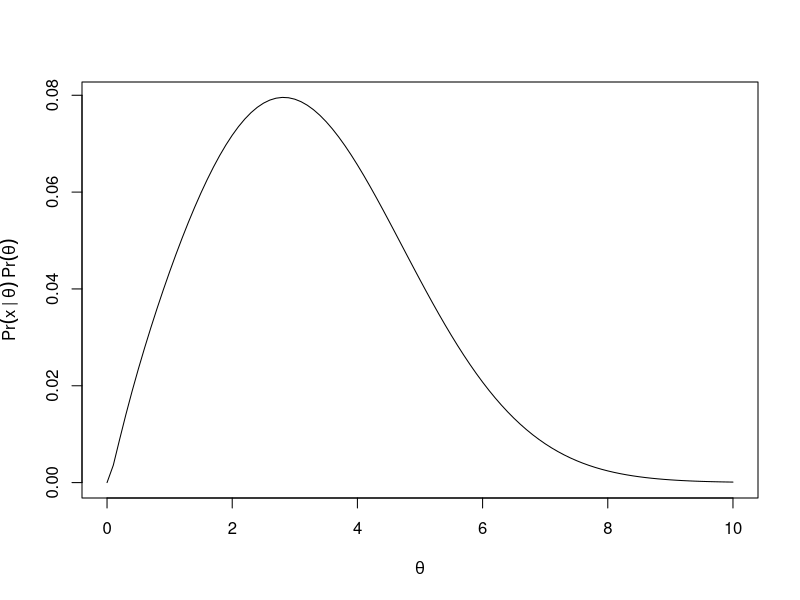
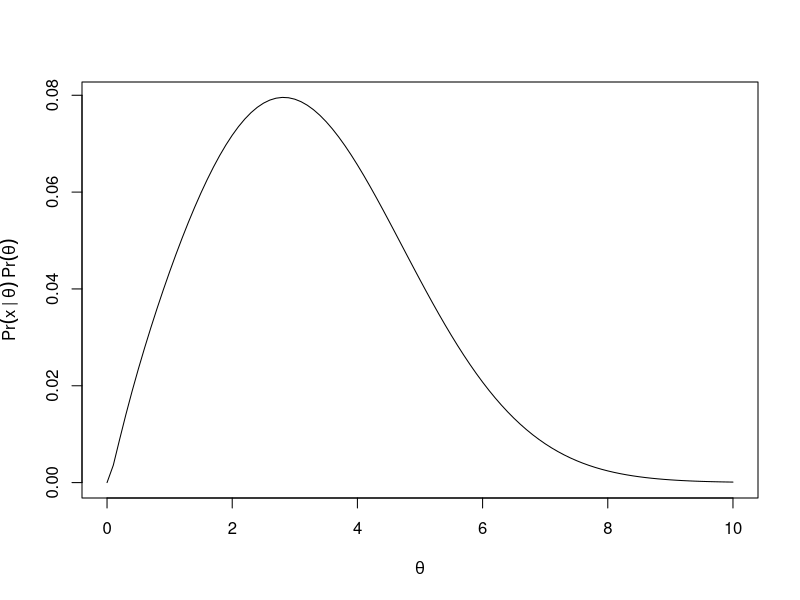
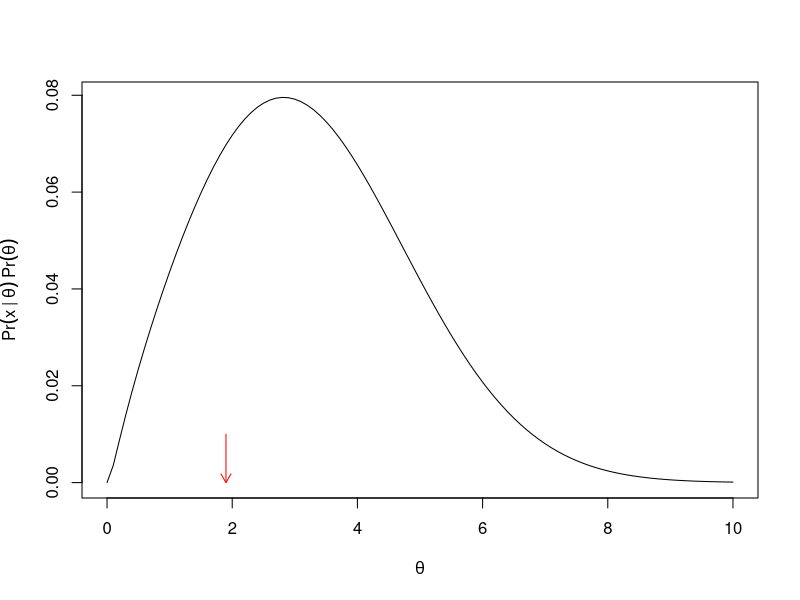
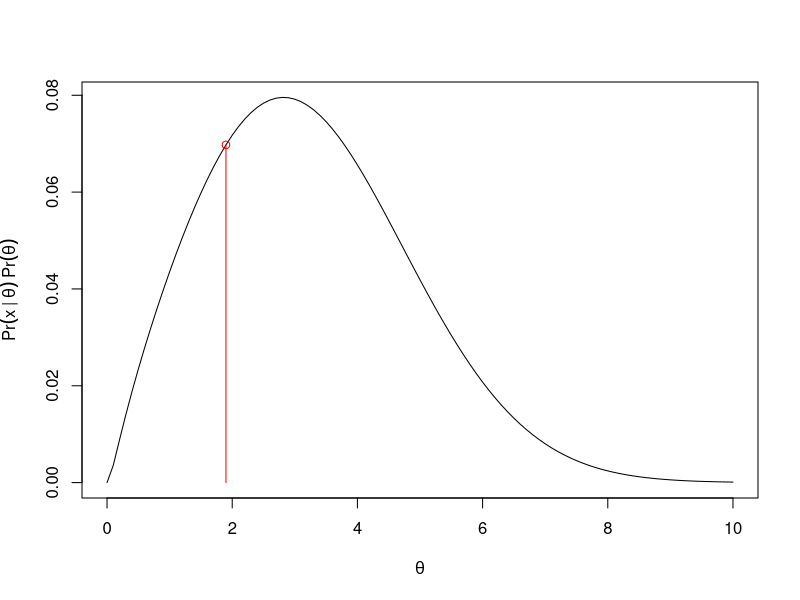
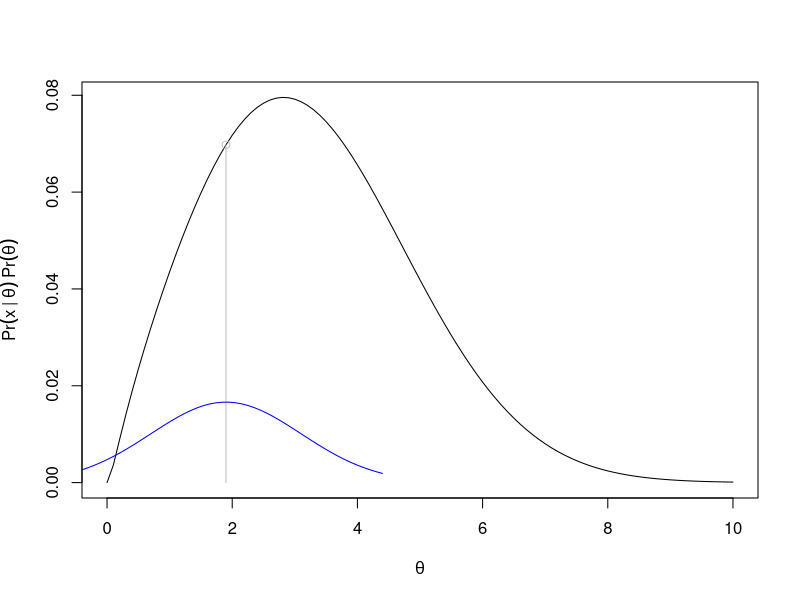
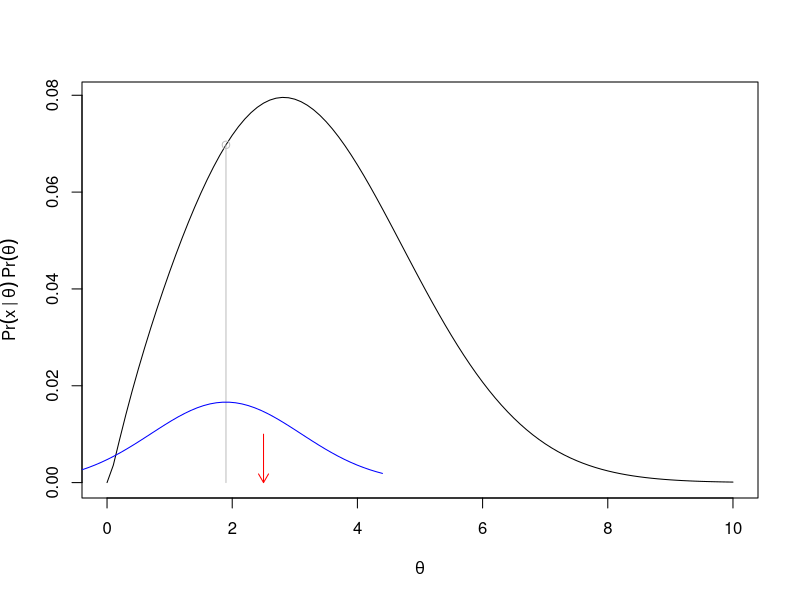
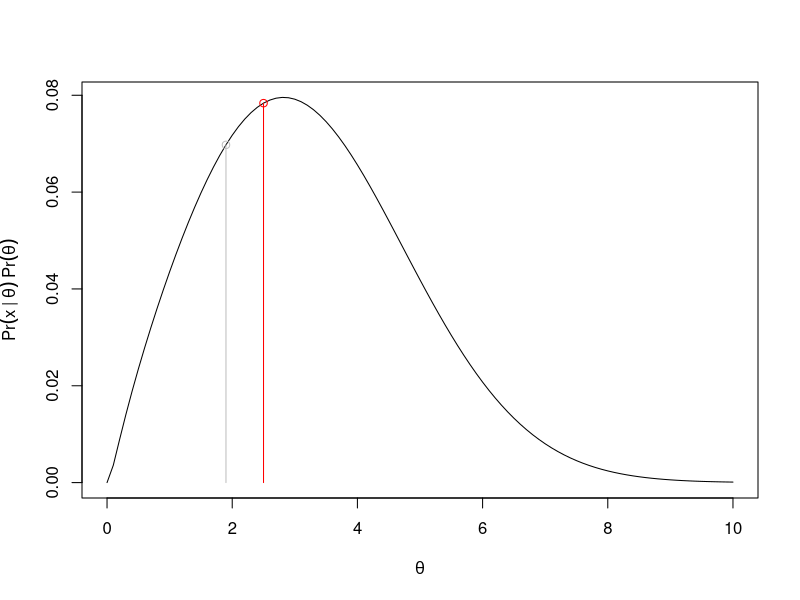
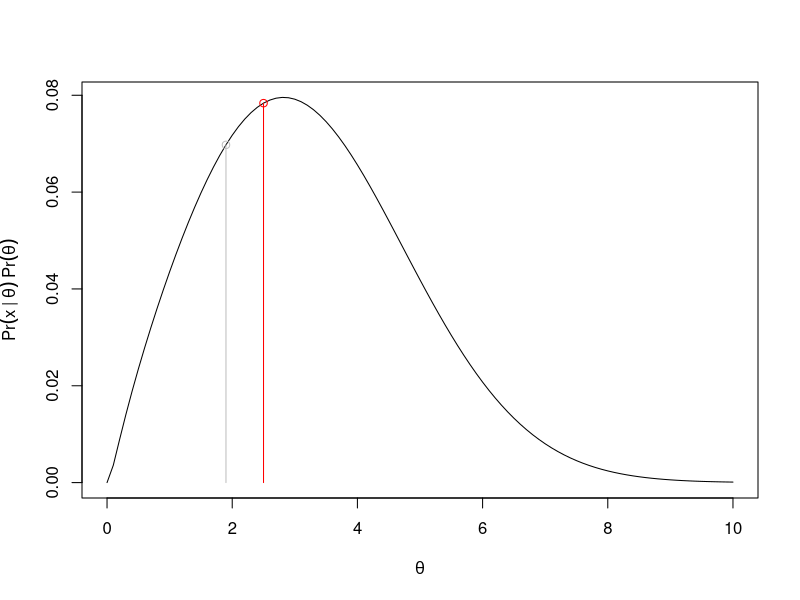

Recreate these plots in R, in order.
## ---- chunk 1
#| include: false

# library(rethinking)
## ---- chunk 2
posterior <- function(x){
  10*dlnorm(x, meanlog=3, sdlog=1.5)*dnorm(x,mean=3, sd=2)
}
proposal <- function(x){
  dnorm(x, 0,1.2)/20
}
## ---- chunk 3
curve(posterior, 
      from=0, to=10, 
      xlab=expression(theta), 
      ylab=expression(Pr(x~"|"~theta)~Pr(theta)))
## ---- chunk 4
curve(posterior, 
      from=0, to=10, 
      xlab=expression(theta), 
      ylab=expression(Pr(x~"|"~theta)~Pr(theta)))
## ---- chunk 5
curve(posterior, 
      from=0, to=10, 
      xlab=expression(theta), 
      ylab=expression(Pr(x~"|"~theta)~Pr(theta)))
arrows(x0=1.9, y0=0, y1=0.01, length=1/10, col="red", code = 1)
## ---- chunk 6
curve(posterior, 
      from=0, to=10, 
      xlab=expression(theta), 
      ylab=expression(Pr(x~"|"~theta)~Pr(theta)))
segments(x0=1.9, y0=0, y1=posterior(1.9), col="red")
points(x=1.9, y=posterior(1.9), col="red")
## ---- chunk 7
curve(posterior, 
      from=0, to=10, 
      xlab=expression(theta), 
      ylab=expression(Pr(x~"|"~theta)~Pr(theta)))
segments(x0=1.9, y0=0, y1=posterior(1.9), col="grey")
points(x=1.9, y=posterior(1.9), col="grey")
xs <- seq(-2.5,2.5, length.out=50)
points(x=xs+1.9, 
       y=proposal(xs), 
       type="l", col="blue")
## ---- chunk 8
curve(posterior, 
      from=0, to=10, 
      xlab=expression(theta), 
      ylab=expression(Pr(x~"|"~theta)~Pr(theta)))
segments(x0=1.9, y0=0, y1=posterior(1.9), col="grey")
points(x=1.9, y=posterior(1.9), col="grey")
xs <- seq(-2.5,2.5, length.out=50)
points(x=xs+1.9, 
       y=proposal(xs), 
       type="l", col="blue")
arrows(x0=2.5, y0=0, y1=0.01, length=1/10, col="red", code = 1)
## ---- chunk 9
curve(posterior, 
      from=0, to=10, 
      xlab=expression(theta), 
      ylab=expression(Pr(x~"|"~theta)~Pr(theta)))
segments(x0=1.9, y0=0, y1=posterior(1.9), col="grey")
points(x=1.9, y=posterior(1.9), col="grey")
xs <- seq(-2.5,2.5, length.out=50)

segments(x0=2.5, y0=0, y1=posterior(2.5), col="red")
points(x=2.5, y=posterior(2.5), col="red")
## ---- chunk 10
curve(posterior, 
      from=0, to=10, 
      xlab=expression(theta), 
      ylab=expression(Pr(x~"|"~theta)~Pr(theta)))
segments(x0=1.9, y0=0, y1=posterior(1.9), col="grey")
points(x=1.9, y=posterior(1.9), col="grey")
xs <- seq(-2.5,2.5, length.out=50)

segments(x0=2.5, y0=0, y1=posterior(2.5), col="red")
points(x=2.5, y=posterior(2.5), col="red")
## ---- chunk 11
curve(posterior, 
      from=0, to=10, 
      xlab=expression(theta), 
      ylab=expression(Pr(x~"|"~theta)~Pr(theta)))
segments(x0=1.9, y0=0, y1=posterior(1.9), col="grey")
points(x=1.9, y=posterior(1.9), col="grey")
xs <- seq(-2.5,2.5, length.out=50)

segments(x0=2.5, y0=0, y1=posterior(2.5), col="red")
points(x=2.5, y=posterior(2.5), col="red")
## ---- chunk 12
curve(posterior, 
      from=0, to=10, 
      xlab=expression(theta), 
      ylab=expression(Pr(x~"|"~theta)~Pr(theta)))
segments(x0=1.9, y0=0, y1=posterior(1.9), col="grey")
segments(x0=2.5, y0=0, y1=posterior(2.5), col="grey")
points(x=2.5, y=posterior(2.5), col="grey")
points(x=xs+2.5, 
       y=proposal(xs), 
       type="l", col="blue")

## ---- chunk 13
curve(posterior, 
      from=0, to=10, 
      xlab=expression(theta), 
      ylab=expression(Pr(x~"|"~theta)~Pr(theta)))
segments(x0=1.9, y0=0, y1=posterior(1.9), col="grey")
segments(x0=2.5, y0=0, y1=posterior(2.5), col="grey")
points(x=2.5, y=posterior(2.5), col="grey")
points(x=xs+2.5, 
       y=proposal(xs), 
       type="l", col="blue")
arrows(x0=4.2, y0=0, y1=0.01, length=1/10, col="red", code = 1)
## ---- chunk 14
curve(posterior, 
      from=0, to=10, 
      xlab=expression(theta), 
      ylab=expression(Pr(x~"|"~theta)~Pr(theta)))
segments(x0=1.9, y0=0, y1=posterior(1.9), col="grey")
segments(x0=2.5, y0=0, y1=posterior(2.5), col="grey")
points(x=2.5, y=posterior(2.5), col="grey")
# points(x=xs+2.5, 
#        y=proposal(xs), 
#        type="l", col="blue")
segments(x0=4.2, y0=0, y1=posterior(4.2), col="red")
points(x=4.2, y=posterior(4.2), col = "red")
## ---- chunk 15
curve(posterior, 
      from=0, to=10, 
      xlab=expression(theta), 
      ylab=expression(Pr(x~"|"~theta)~Pr(theta)))
segments(x0=1.9, y0=0, y1=posterior(1.9), col="grey")
segments(x0=2.5, y0=0, y1=posterior(2.5), col="grey")
points(x=2.5, y=posterior(2.5), col="grey")
points(x=xs+2.5, 
       y=proposal(xs), 
       type="l", col="blue")
arrows(x0=3.1, y0=0, y1=0.01, length=1/10, col="red", code = 1)
## ---- chunk 16
curve(posterior, 
      from=0, to=10, 
      xlab=expression(theta), 
      ylab=expression(Pr(x~"|"~theta)~Pr(theta)))
segments(x0=1.9, y0=0, y1=posterior(1.9), col="grey")
segments(x0=2.5, y0=0, y1=posterior(2.5), col="grey")
points(x=2.5, y=posterior(2.5), col="grey")
# points(x=xs+2.5, 
#        y=proposal(xs), 
#        type="l", col="blue")
segments(x0=3.1, y0=0, y1=posterior(3.1), col="red")
points(x=3.1, y=posterior(3.1), col="red")
## ---- chunk 17

theta = c(1.9, 2.5, 2.5, 3.1)
plot(theta, 
     type="b", 
     xlab="step or iteration", 
     ylab=expression(theta), 
     ylim=c(1, 4))
## ---- chunk 18
x <- seq(0, 8, length.out=1000)
theta <- c(theta, sample(x, size=500, prob=posterior(x)))
plot(theta, 
     type="b", 
     xlab="step or iteration", 
     ylab=expression(theta))
## ---- chunk 19
hist(theta, breaks = 30, xlab=expression(theta))
## ---- chunk 20
curve(posterior, 
      from=-1, to=10, 
      xlab=expression(theta), 
      ylab=expression(Pr(x~"|"~theta)~Pr(theta)))
segments(x0=1.9, y0=0, y1=posterior(1.9), col="grey")
segments(x0=2.5, y0=0, y1=posterior(2.5), col="grey")
points(x=2.5, y=posterior(2.5), col="grey")
segments(x0=3.1, y0=0, y1=posterior(3.1), col="grey")
points(x=3.1, y=posterior(3.1), col="grey")
segments(x0=1.1, y0=0, y1=posterior(1.1), col="grey")
points(x=1.1, y=posterior(1.1), col="grey")
points(x=xs+1.1,
       y=proposal(xs),
       type="l", col="blue")
segments(x0=3.1, y0=0, y1=posterior(3.1), col="grey")
points(x=3.1, y=posterior(3.1), col="grey")
arrows(x0=-0.5, y0=0, y1=0.01, length=1/10, col="red", code = 1)

## ---- chunk 21
proposal2 <- function(x, mu){
  dlnorm(x, log(mu), log(2))/20
}
xs <- seq(0, 10, length.out=500)
## ---- chunk 22
curve(posterior, 
      from=0, to=10, 
      xlab=expression(theta), 
      ylab=expression(Pr(x~"|"~theta)~Pr(theta)))
segments(x0=1.9, y0=0, y1=posterior(1.9), col="grey")
segments(x0=2.5, y0=0, y1=posterior(2.5), col="grey")
segments(x0=3.1, y0=0, y1=posterior(3.1), col="grey")
segments(x0=1.1, y0=0, y1=posterior(1.1), col="grey")
points(x=1.1, y=posterior(1.1), col="grey")
points(x=xs,
       y=proposal2(xs, 1.1),
       type="l", col="blue")
arrows(x0=0.5, y0=0, y1=0.01, length=1/10, col="red", code = 1)

## ---- chunk 23
u <- runif(1000,0,1) 
v <- runif(1000,0,1) 
theta <- 2 * pi * u 
phi   <- acos(2 * v - 1) 
x <- sin(theta) * cos(phi) 
y <- sin(theta) * sin(phi) 
z <- cos(theta) 
library("lattice") 
cloud(z ~ x + y)
## ---- chunk 24
curve(posterior, 
      from=0, to=10, n=1001,
      xlab=expression(theta), 
      ylab=expression(Pr(x~"|"~theta)~Pr(theta)))
## ---- chunk 25
curve(-log(posterior(x)), 
      from=0, to=10, n=1001,
      xlab=expression(theta), 
      ylab=expression(-log(Pr(x~"|"~theta)~Pr(theta))))
## ---- chunk 26
curve(-log(posterior(x)), 
      from=0, to=10, n=1001,
      xlab=expression(theta), 
      ylab=expression(-log(Pr(x~"|"~theta)~Pr(theta))))
points(0.5, -log(posterior(0.5)) +0.1, pch=16, col = "red") 
## ---- chunk 27
curve(-log(posterior(x)), 
      from=0, to=10, n=1001,
      xlab=expression(theta), 
      ylab=expression(-log(Pr(x~"|"~theta)~Pr(theta))))
points(0.5, -log(posterior(0.5)) +0.1, pch=16, col = "red") 
arrows(x0=0.5, x1=0, y0=-log(posterior(0.5)) +0.1, length=1/10, col="red")
## ---- chunk 28
curve(-log(posterior(x)), 
      from=0, to=10, n=1001,
      xlab=expression(theta), 
      ylab=expression(-log(Pr(x~"|"~theta)~Pr(theta))))
points(0.5, -log(posterior(0.5)) +0.1, pch=16, col = rgb(1,0,0, 0.25)) 
points(0.38, -log(posterior(0.38)) +0.1, pch=16, col = rgb(1,0,0, 0.4)) 
points(0.3, -log(posterior(0.3)) +0.1, pch=16, col = rgb(1,0,0, 0.6)) 
points(0.23, -log(posterior(0.23)) +0.1, pch=16, col = rgb(1,0,0, 0.8))
points(0.18, -log(posterior(0.18)) +0.1, pch=16, col = rgb(1,0,0, 1))

## ---- chunk 29
curve(-log(posterior(x)), 
      from=0, to=10, n=1001,
      xlab=expression(theta), 
      ylab=expression(-log(Pr(x~"|"~theta)~Pr(theta))))
points(c(0.18,0.6,0.85,1.2,1.6,2.2,3.2,3.6,4),
       -log(posterior(c(0.18,0.6,0.85,1.2,1.6,2.2,3.2,3.6,4))) +0.1, pch=16, col = rgb(1,0,0, 2:10/10))
## ---- chunk 30
curve(-log(posterior(x)), 
      from=0, to=10, n=1001,
      xlab=expression(theta), 
      ylab=expression(-log(Pr(x~"|"~theta)~Pr(theta))))
points(0.18, -log(posterior(0.18)) +0.1, pch=16, col = rgb(1,0,0, 1))
points(0.18, -log(posterior(0.18)) +0.1, pch=16, col = rgb(1,0,0, 1))
## ---- chunk 31
curve(-log(posterior(x)), 
      from=0, to=10, n=1001,
      xlab=expression(theta), 
      ylab=expression(-log(Pr(x~"|"~theta)~Pr(theta))))
points(c(0.18,0.6,0.85,1.2,1.6,2.2,3.2,3.6,4),
       -log(posterior(c(0.18,0.6,0.85,1.2,1.6,2.2,3.2,3.6,4))) + 0.05*((-1)^(1:9)), pch=16, col = "red", type="b")

